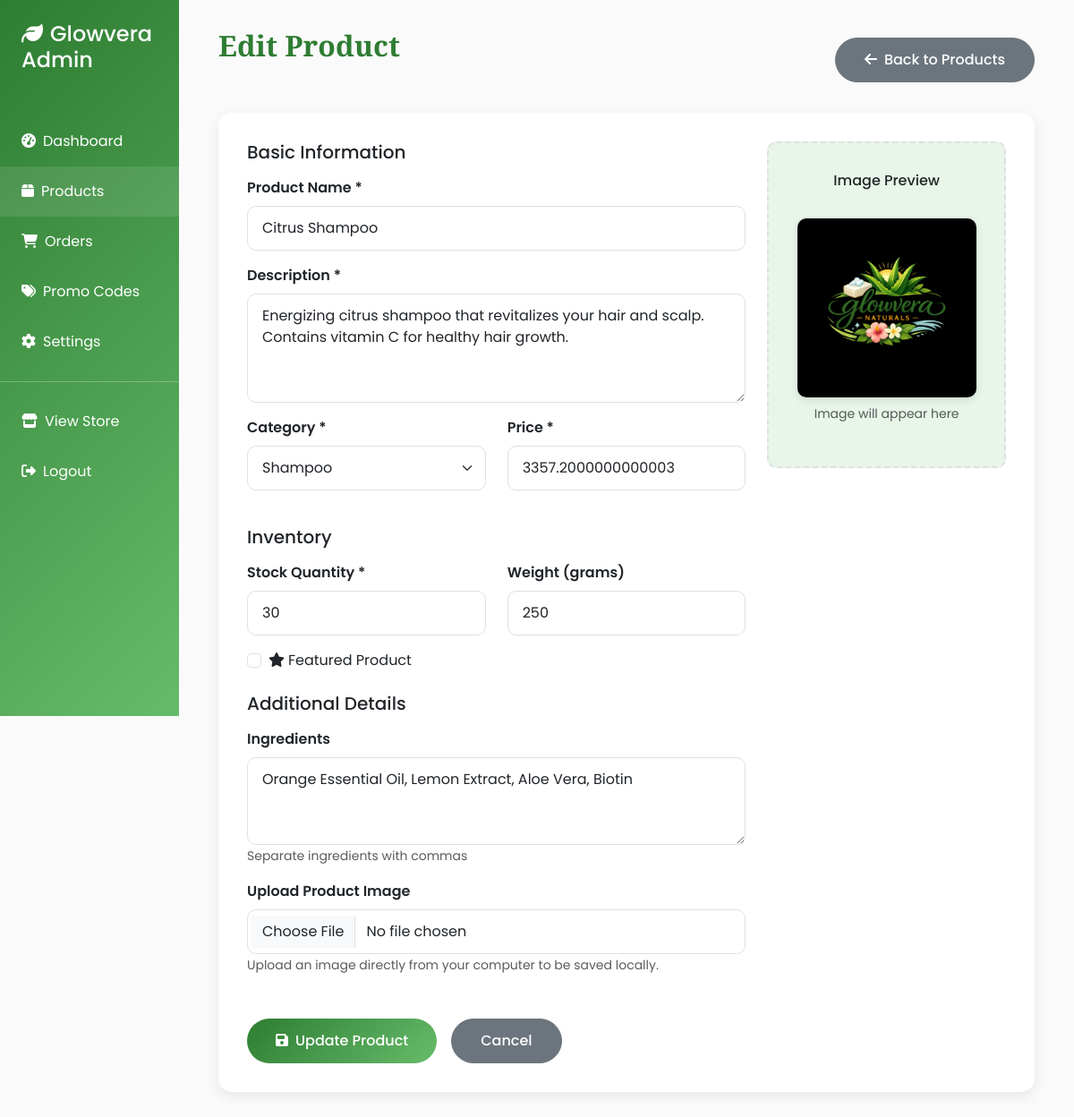
Page /admin/product/8/edit (signed in) on the committed database.
### app.py (models this page shows)
class Product(db.Model):
    id = db.Column(db.Integer, primary_key=True)
    name = db.Column(db.String(100), nullable=False)
    description = db.Column(db.Text, nullable=False)
    price = db.Column(db.Float, nullable=False)
    image_url = db.Column(db.String(200))
    category = db.Column(db.String(50), nullable=False)
    stock_quantity = db.Column(db.Integer, default=0)
    ingredients = db.Column(db.Text)
    weight_grams = db.Column(db.Integer)
    is_featured = db.Column(db.Boolean, default=False)
    created_at = db.Column(db.DateTime, default=datetime.utcnow)

### app.py (the view, shortened to what this page needs)
@app.route('/admin/product/<int:product_id>/edit', methods=['GET', 'POST'])
@admin_required
def admin_edit_product(product_id):
    product = Product.query.get_or_404(product_id)
    return render_template('admin_product_form.html', product=product)

### app.py (called while the page is built)
@app.context_processor
def utility_processor():
    def format_price(price):
        if not price:
            price = 0
        symbol = NATIVE_CURRENCY['symbol']
        return f"{symbol} {int(price):,}"
    return dict(format_price=format_price, currency=NATIVE_CURRENCY)

@login_manager.user_loader
def load_user(user_id):
    return User.query.get(int(user_id))

def admin_required(f):
    @wraps(f)
    def decorated_function(*args, **kwargs):
        if not current_user.is_authenticated or not current_user.is_admin:
            flash('Unauthorized access. Admin privileges required.', 'error')
            return redirect(url_for('index'))
        return f(*args, **kwargs)
    return decorated_function

@app.after_request
def add_security_headers(response):
    response.headers['X-Content-Type-Options'] = 'nosniff'
    response.headers['X-Frame-Options'] = 'SAMEORIGIN'
    response.headers['X-XSS-Protection'] = '1; mode=block'
    if not app.debug:
        response.headers['Strict-Transport-Security'] = 'max-age=31536000; includeSubDomains'
    return response

### templates/admin_product_form.html (shortened to what this page needs)
<!DOCTYPE html>
<html lang="en">
<head>
    <link href="https://cdn.jsdelivr.net/npm/bootstrap@5.3.0/dist/css/bootstrap.min.css" rel="stylesheet">
    <link href="https://cdnjs.cloudflare.com/ajax/libs/font-awesome/6.4.0/css/all.min.css" rel="stylesheet">
</head>
<body>
    <div class="container-fluid">
        <div class="row">
            <div class="col-md-3 col-lg-2 p-0">
                <div class="admin-sidebar">
                    <div class="p-4">
                        <h4 class="mb-4">
                            <i class="fas fa-leaf me-2"></i>Glowvera Admin
                        </h4>
                    </div>
                    <nav class="nav flex-column">
                        <a href="{{ url_for('admin_dashboard') }}" class="nav-link">
                            <i class="fas fa-tachometer-alt me-2"></i>Dashboard
                        </a>
                        <a href="{{ url_for('admin_products') }}" class="nav-link active">
                            <i class="fas fa-box me-2"></i>Products
                        </a>
                        <a href="{{ url_for('admin_orders') }}" class="nav-link">
                            <i class="fas fa-shopping-cart me-2"></i>Orders
                        </a>
                        <a href="{{ url_for('admin_promo_codes') }}" class="nav-link">
                            <i class="fas fa-tags me-2"></i>Promo Codes
                        </a>
                        <a href="{{ url_for('admin_settings') }}" class="nav-link">
                            <i class="fas fa-cog me-2"></i>Settings
                        </a>
                        <hr class="my-3 bg-white-50">
                        <a href="{{ url_for('index') }}" class="nav-link">
                            <i class="fas fa-store me-2"></i>View Store
                        </a>
                        <a href="{{ url_for('admin_logout') }}" class="nav-link">
                            <i class="fas fa-sign-out-alt me-2"></i>Logout
                        </a>
                    </nav>
                </div>
            </div>
            <div class="col-md-9 col-lg-10">
                <div class="admin-content">
                    <div class="d-flex justify-content-between align-items-center mb-4">
                        <h1 class="admin-title">{{ 'Edit Product' if product else 'Add New Product' }}</h1>
                        <a href="{{ url_for('admin_products') }}" class="btn btn-secondary">
                            <i class="fas fa-arrow-left me-2"></i>Back to Products
                        </a>
                    </div>
                    <div class="product-form">
                        <form method="POST" id="productForm" enctype="multipart/form-data">
                            <div class="row">
                                <div class="col-md-8">
                                    <div class="mb-4">
                                        <h5 class="mb-3">Basic Information</h5>
                                        <div class="mb-3">
                                            <label for="name" class="form-label">Product Name *</label>
                                            <input type="text" class="form-control" id="name" name="name"
                                                   value="{{ product.name if product else '' }}" required>
                                        </div>
                                        <div class="mb-3">
                                            <label for="description" class="form-label">Description *</label>
                                            <textarea class="form-control" id="description" name="description"
                                                      rows="4" required>{{ product.description if product else '' }}</textarea>
                                        </div>
                                        <div class="row">
                                            <div class="col-md-6 mb-3">
                                                <label for="category" class="form-label">Category *</label>
                                                <select class="form-select" id="category" name="category" required>
                                                    <option value="Shampoo" {{ 'selected' if product and product.category == 'Shampoo' else '' }}>Shampoo</option>
                                                </select>
                                            </div>
                                            <div class="col-md-6 mb-3">
                                                <label for="price" class="form-label">Price *</label>
                                                <input type="number" class="form-control" id="price" name="price"
                                                       step="0.01" min="0" value="{{ product.price if product else '' }}" required>
                                            </div>
                                        </div>
                                    </div>
                                    <div class="mb-4">
                                        <h5 class="mb-3">Inventory</h5>
                                        <div class="row">
                                            <div class="col-md-6 mb-3">
                                                <label for="stock_quantity" class="form-label">Stock Quantity *</label>
                                                <input type="number" class="form-control" id="stock_quantity" name="stock_quantity"
                                                       min="0" value="{{ product.stock_quantity if product else '' }}" required>
                                            </div>
                                            <div class="col-md-6 mb-3">
                                                <label for="weight_grams" class="form-label">Weight (grams)</label>
                                                <input type="number" class="form-control" id="weight_grams" name="weight_grams"
                                                       min="0" value="{{ product.weight_grams if product else '' }}">
                                            </div>
                                        </div>
                                        <div class="mb-3">
                                            <div class="form-check">
                                                <input class="form-check-input" type="checkbox" id="is_featured" name="is_featured"
                                                       {{ 'checked' if product and product.is_featured else '' }}>
                                                <label class="form-check-label" for="is_featured">
                                                    <i class="fas fa-star me-1"></i>Featured Product
                                                </label>
                                            </div>
                                        </div>
                                    </div>
                                    <div class="mb-4">
                                        <h5 class="mb-3">Additional Details</h5>
                                        <div class="mb-3">
                                            <label for="ingredients" class="form-label">Ingredients</label>
                                            <textarea class="form-control" id="ingredients" name="ingredients"
                                                      rows="3" placeholder="e.g., Aloe Vera Gel, Coconut Oil, Olive Oil">{{ product.ingredients if product else '' }}</textarea>
                                            <small class="text-muted">Separate ingredients with commas</small>
                                        </div>
                                        <div class="mb-3">
                                            <label for="image_file" class="form-label">Upload Product Image</label>
                                            <input class="form-control" type="file" id="image_file" name="image_file" accept=".jpg,.jpeg,.png,.gif,.webp">
                                            <small class="text-muted">Upload an image directly from your computer to be saved locally.</small>
                                        </div>
                                    </div>
                                </div>
                                <div class="col-md-4">
                                    <div class="image-preview-container">
                                        <h6 class="mb-3">Image Preview</h6>
                                        <img id="imagePreview"
                                             src="{{ product.image_url if product and product.image_url else url_for('static', filename='images/logo.jpeg') }}"
                                             alt="Product Preview"
                                             class="preview-image">
                                        <p class="text-muted small mt-2">Image will appear here</p>
                                    </div>
                                </div>
                            </div>
                            <div class="d-flex gap-3 mt-4">
                                <button type="submit" class="btn btn-primary">
                                    <i class="fas fa-save me-2"></i>{{ 'Update' if product else 'Save' }} Product
                                </button>
                                <a href="{{ url_for('admin_products') }}" class="btn btn-secondary">
                                    Cancel
                                </a>
                            </div>
                        </form>
                    </div>
                </div>
            </div>
        </div>
    </div>
</body>
</html>

### templates/admin_product_form.html (style rules this page uses)
:root { --primary-green: #2E7D32; --light-green: #66BB6A; --accent-green: #81C784; --pale-green: #E8F5E8; }
body { font-family: 'Poppins', sans-serif; background-color: #FAFAFA; }
.admin-sidebar { background: linear-gradient(135deg, var(--primary-green), var(--light-green)); min-height: 100vh; color: white; }
.admin-sidebar .nav-link { color: white; padding: 1rem 1.5rem; border-radius: 0; transition: all 0.3s ease; }
.admin-sidebar .nav-link:hover, .admin-sidebar .nav-link.active { background: rgba(255, 255, 255, 0.1); color: white; }
.admin-content { padding: 2rem; }
.admin-title { font-family: 'Playfair Display', serif; color: var(--primary-green); font-size: 2rem; font-weight: 700; margin-bottom: 2rem; }
.product-form { background: white; border-radius: 15px; padding: 2rem; box-shadow: 0 5px 15px rgba(0,0,0,0.08); }
.btn-primary { background: linear-gradient(135deg, var(--primary-green), var(--light-green)); border: none; border-radius: 25px; padding: 0.75rem 2rem; font-weight: 500; transition: all 0.3s ease; }
.btn-secondary { border-radius: 25px; padding: 0.75rem 2rem; font-weight: 500; }
.form-control, .form-select { border-radius: 10px; border: 1px solid #E0E0E0; padding: 0.75rem 1rem; transition: all 0.3s ease; }
.form-label { font-weight: 600; color: var(--text-dark); }
.preview-image { max-width: 200px; max-height: 200px; border-radius: 10px; margin-top: 1rem; box-shadow: 0 3px 10px rgba(0,0,0,0.1); }
.image-preview-container { border: 2px dashed #E0E0E0; border-radius: 10px; padding: 2rem; text-align: center; background: var(--pale-green); }

### rows in the picture
Product: name "Citrus Shampoo", description "Energizing citrus shampoo that revitalizes your hair and scalp. Contains vitamin C for healthy hair growth.", price "3357.2000000000003", stock_quantity "30", weight_grams "250", ingredients "Orange Essential Oil, Lemon Extract, Aloe Vera, Biotin", image_url (picture)

### other values in the picture
{{ 'Edit Product' if product else 'Add New Product' }} "Edit Product"
{{ 'Update' if product else 'Save' }} "Update"
